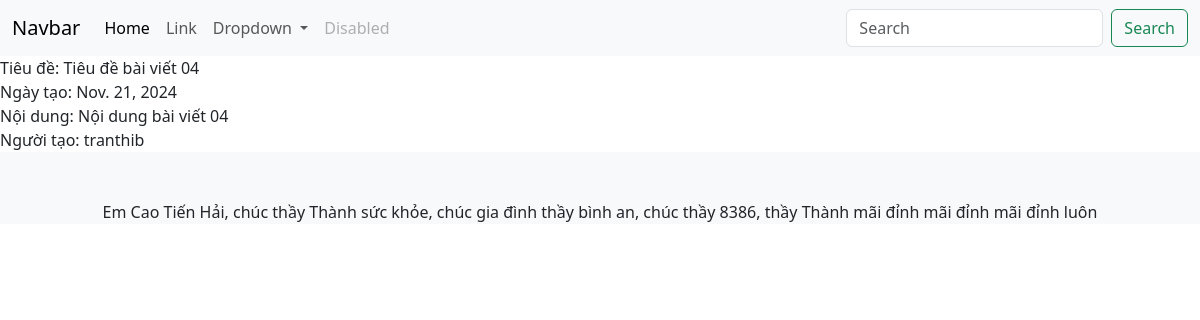
Screenshot of /xembaiviet/4/ with the database file from the repository.
### qlbaiviet/models.py (models this page shows, shortened)
class BaiViet(models.Model):
  tieu_de = models.CharField(max_length=250)
  noi_dung = models.TextField(blank=True)
  ngay_tao = models.DateField()
  nguoi_tao = models.ForeignKey(User, on_delete=models.CASCADE)
  chuyen_muc = models.ManyToManyField(ChuyenMuc, through='BaiVietChuyenMuc')

### qlbaiviet/views.py (the view)
# urls.py: path('xembaiviet/<int:idbaiviet>/', xembaiviet, name='xembaiviet'),
def xembaiviet(request, idbaiviet):
  bai_viet = get_object_or_404(BaiViet, id=idbaiviet)
  tieu_de = bai_viet.tieu_de
  return render(request, 'xembaiviet.html', {'baiviet': bai_viet, 'title': tieu_de})

### qlbaiviet/templates/xembaiviet.html (shortened to what this page needs)
{% extends 'index.html' %}
{% block content %}
  Tiêu đề: {{ baiviet.tieu_de }} <br>
  Ngày tạo: {{ baiviet.ngay_tao }} <br>
  Nội dung: {{ baiviet.noi_dung }} <br>
  Người tạo: {{ baiviet.nguoi_tao }} <br>
{% endblock %}

### rows the page displays
BaiViet: tieu_de "Tiêu đề bài viết 04", ngay_tao "Nov. 21, 2024", noi_dung "Nội dung bài viết 04", nguoi_tao "tranthib"
